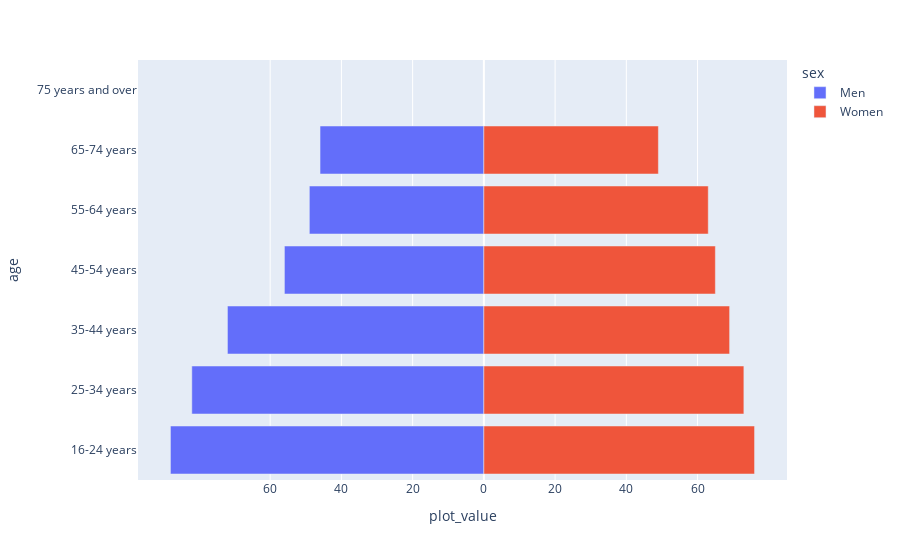

The cell this chart's notebook holds for it:
### Code cell
full_df['plot_value'] = full_df.apply(lambda row: -row['percentage'] if row['sex']=='Men' else row['percentage'], axis=1)
fig = px.bar(
    full_df[full_df['answer']=='Have played digital games'],
    x='plot_value',    
    y='age',
    color='sex',
    orientation='h',    
    barmode='relative'  
)

fig.update_xaxes(tickvals=[-60,-40,-20,0,20,40,60],
                 ticktext=[60,40,20,0,20,40,60])

fig.show()

### Figure 1 — Plotly figure (JSON) as saved in the notebook; plotly's stock layout.template omitted (floating-point values rounded to 4 significant figures)
{"data": [{"hovertemplate": "sex=Men<br>plot_value=%{x}<br>age=%{y}<extra></extra>", "legendgroup": "Men", "marker": {"color": "#636efa", "pattern": {"shape": ""}}, "name": "Men", "orientation": "h", "showlegend": true, "textposition": "auto", "type": "bar", "x": [-88.0, -82.0, -72.0, -56.0, -49.0, -46.0, NaN], "xaxis": "x", "y": ["16-24 years", "25-34 years", "35-44 years", "45-54 years", "55-64 years", "65-74 years", "75 years and over"], "yaxis": "y"}, {"hovertemplate": "sex=Women<br>plot_value=%{x}<br>age=%{y}<extra></extra>", "legendgroup": "Women", "marker": {"color": "#EF553B", "pattern": {"shape": ""}}, "name": "Women", "orientation": "h", "showlegend": true, "textposition": "auto", "type": "bar", "x": [76.0, 73.0, 69.0, 65.0, 63.0, 49.0, NaN], "xaxis": "x", "y": ["16-24 years", "25-34 years", "35-44 years", "45-54 years", "55-64 years", "65-74 years", "75 years and over"], "yaxis": "y"}], "layout": {"barmode": "relative", "legend": {"title": {"text": "sex"}, "tracegroupgap": 0}, "margin": {"t": 60}, "xaxis": {"anchor": "y", "domain": [0, 1], "ticktext": [60, 40, 20, 0, 20, 40, 60], "tickvals": [-60, -40, -20, 0, 20, 40, 60], "title": {"text": "plot_value"}}, "yaxis": {"anchor": "x", "domain": [0, 1], "title": {"text": "age"}}}}
